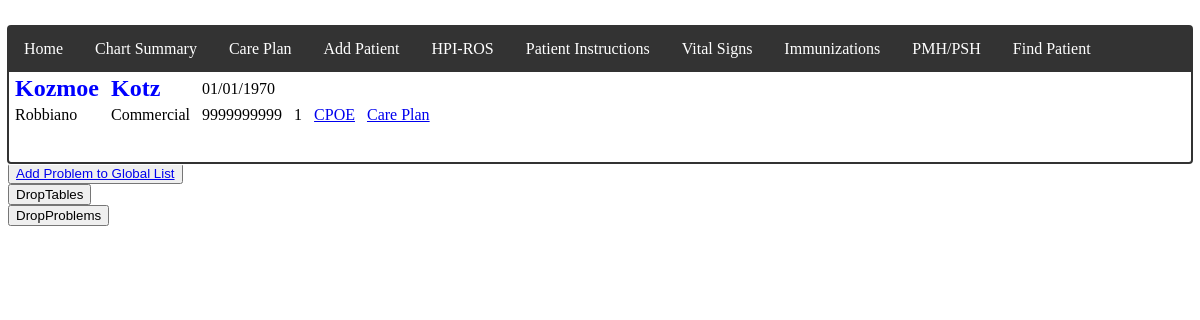
/home/1, run on the app's committed database.
### main.py (models this page shows)
class Patients(db.Model):
    id = db.Column(db.Integer, primary_key=True)
    First = db.Column(db.String(40))
    Last = db.Column(db.String(100))
    DateOfBirth = db.Column(db.String(90))
    Age = db.Column(db.Integer)
    Insurance = db.Column(db.String(150))
    PrimaryProvider = db.Column(db.String(50))
    Phone = db.Column(db.String(50))

### main.py (the view)
@app.route('/home/<pid>', methods=['GET', 'POST'])
def home(pid):
    patient = Patients.query.filter_by(id=pid)
    return render_template('home.html', patient=patient)

### templates/home.html (shortened to what this page needs)
{% extends "base.html" %}
{% block content %}
<br>
<div class="banner">
    {% for pt in patient %}
    <div id="navBar1">
        <nav>
            <ul>
                <li> <a href="/home/{{ pt.id }}">Home</a></li>
                <li> <a href="/ChartSummary/{{ pt.id }}">Chart Summary</a></li>
                <li> <a href="/CarePlan/{{ pt.id }}">Care Plan</a> </li>
                <li> <a href="/AddPt">Add Patient</a></li>
                <li> <a href="/HPI">HPI-ROS</a></li>
                <li> <a href="/PtInstructions">Patient Instructions</a></li>
                <li> <a href="/VS">Vital Signs</a></li>
                <li> <a href="/Immunizations">Immunizations</a></li>
                <li> <a href="/PMHPSH">PMH/PSH</a></li>
                <li> <a href="/findPatient">Find Patient</a></li>
            </ul>
        </nav>
    </div>
    <table>
        <tr>
            <td><div class="bannerName"> {{ pt.First }} </div></td>
            <td><div class="bannerName"> {{ pt.Last }} </div></td>
            <td> {{ pt.DateOfBirth }} </td>
        </tr>
        <tr>
            <td> {{ pt.PrimaryProvider }} </td>
            <td> {{ pt.Insurance }} </td>
            <td> {{ pt.Phone }} </td>
            <td>  {{ pt.id }} </td>
            <td><a href="/CPOE/{{ pt.id }}">CPOE</a></td>
            <td><a href="/CarePlan/{{ pt.id }}">Care Plan</a></td>
        </tr>
    </table> <br> <br>
    {% endfor %}
</div>
<button id="addProblemToGlobal" name="addProblemToGlobal"><a href="/AddProblemGlobal">Add Problem to Global List</a></button>
<form action="/DropTables" method="post">
    <button type="submit" id="dropTables" name="dropTables">DropTables</button>
</form>
<form action="/DropProblems" method="post">
    <button type="submit" id="dropProblems" name="dropProblems">DropProblems</button>
</form>
{% endblock %}

### static/style.css (style rules this page uses)
body { background-image: image('/static/logo.png'); }
.banner { outline-style: auto; outline-color: #333333; }
.banner td { padding-left: 5px; padding-right: 5px; }
.banner .bannerName { color: blue; font-size: x-large; font-weight: bold; }
#navBar1 ul { list-style-type: none; margin: 0; padding: 0; overflow: hidden; background-color: #333; }
#navBar1 li { float: left; }
#navBar1 li a { display: block; color: white; text-align: center; padding: 14px 16px; text-decoration: none; }

### data on the page
Patients: First "Kozmoe", Last "Kotz", DateOfBirth "01/01/1970", PrimaryProvider "Robbiano", Insurance "Commercial", Phone "9999999999", id "1"
